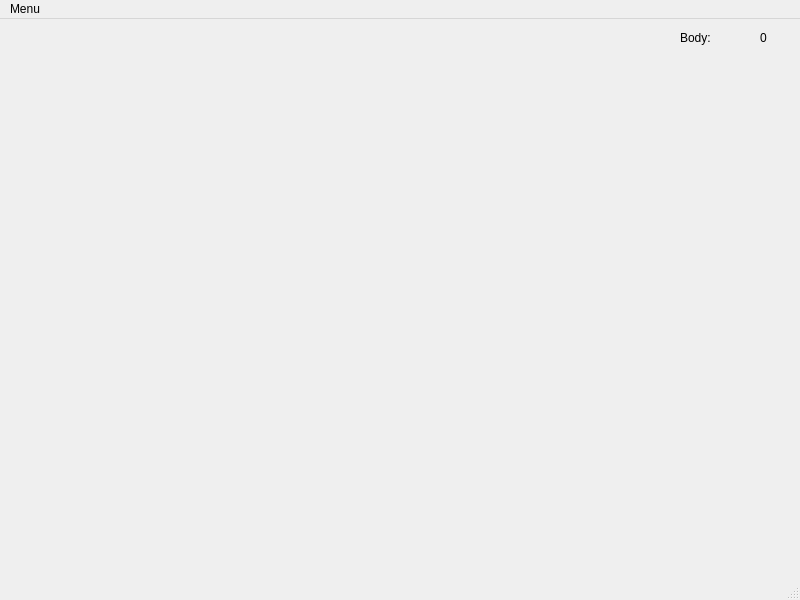
<?xml version="1.0" encoding="UTF-8"?>
<ui version="4.0">
 <class>MainWindow</class>
 <widget class="QMainWindow" name="MainWindow">
  <property name="geometry">
   <rect>
    <x>0</x>
    <y>0</y>
    <width>800</width>
    <height>600</height>
   </rect>
  </property>
  <property name="windowTitle">
   <string>MainWindow</string>
  </property>
  <widget class="QWidget" name="centralwidget">
   <widget class="QLabel" name="label">
    <property name="geometry">
     <rect>
      <x>680</x>
      <y>10</y>
      <width>51</width>
      <height>17</height>
     </rect>
    </property>
    <property name="text">
     <string>Body:</string>
    </property>
   </widget>
   <widget class="QLabel" name="label_Points">
    <property name="geometry">
     <rect>
      <x>730</x>
      <y>10</y>
      <width>67</width>
      <height>17</height>
     </rect>
    </property>
    <property name="text">
     <string>0</string>
    </property>
    <property name="alignment">
     <set>Qt::AlignCenter</set>
    </property>
   </widget>
  </widget>
  <widget class="QMenuBar" name="menubar">
   <property name="geometry">
    <rect>
     <x>0</x>
     <y>0</y>
     <width>800</width>
     <height>22</height>
    </rect>
   </property>
   <widget class="QMenu" name="menuResetGame">
    <property name="title">
     <string>Menu</string>
    </property>
    <addaction name="actionQuitGame"/>
    <addaction name="actionResetGame"/>
    <addaction name="actionStartGame"/>
   </widget>
   <addaction name="menuResetGame"/>
  </widget>
  <widget class="QStatusBar" name="statusbar"/>
  <action name="actionQuitGame">
   <property name="text">
    <string>QuitGame</string>
   </property>
  </action>
  <action name="actionResetGame">
   <property name="text">
    <string>ResetGame</string>
   </property>
  </action>
  <action name="actionStartGame">
   <property name="text">
    <string>StartGame</string>
   </property>
  </action>
 </widget>
 <resources/>
 <connections/>
</ui>
